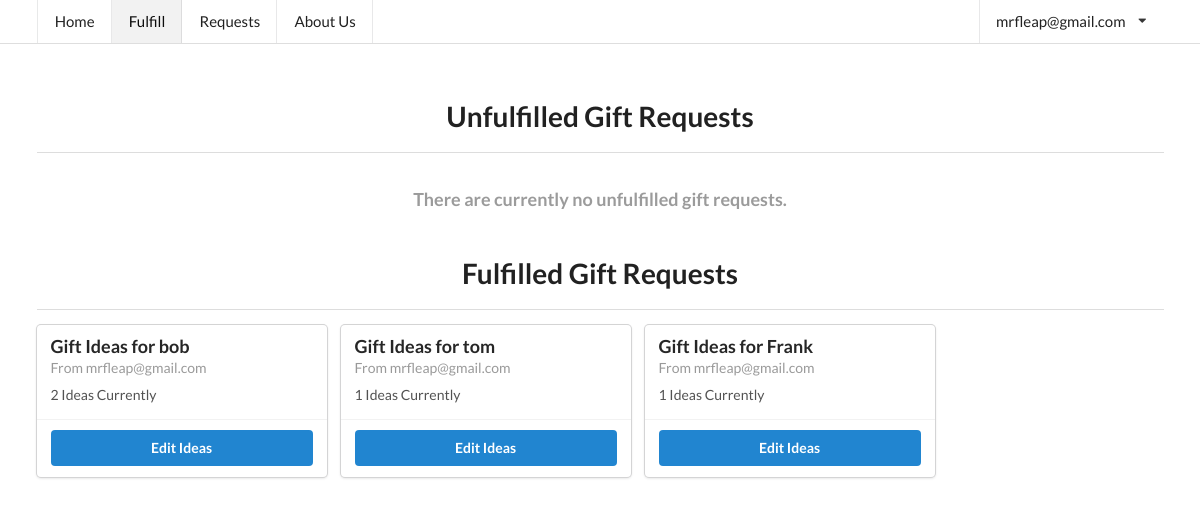
/fulfill/ (signed in), run on an earlier commit of the app's database.
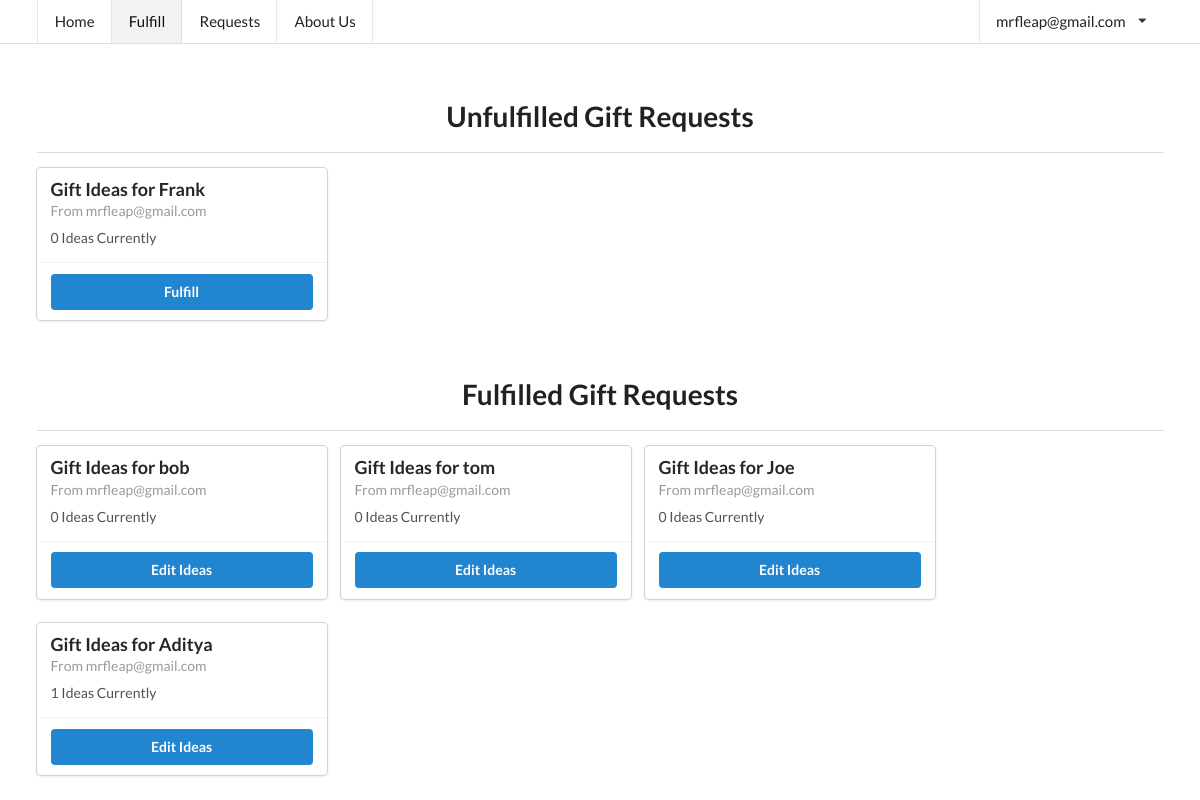
And on a later commit of the database.
### forgyftapp/models.py (models this page shows, shortened)
class Slug(OnCreate, models.Model):
	_slug = models.SlugField(max_length=7, blank=True)
	class Meta:
		abstract = True

class User(AbstractUser, Slug):
	email_confirmed = models.BooleanField(default=False)

class OnCreate:
	def onCreate(self):
		pass

class GifteeProfile(models.Model, OnCreate):
	name = models.TextField(max_length=150)
	gender = models.CharField(max_length=80, choices=gender.GENDER_CHOICES)
	age = models.IntegerField()
	relationship = models.TextField(max_length=6000)
	price_upper = models.IntegerField()
	interests = models.TextField(max_length=6000)
	existing_related_items = models.TextField(max_length=6000)
	extra_info = models.TextField(max_length=6000)
	published = models.BooleanField(default=False)
	user = models.ForeignKey(User, on_delete=models.CASCADE)

class GiftIdea(models.Model):
	idea = models.TextField()
	link = models.URLField(max_length=600)
	published = models.BooleanField(default=False)
	giftee_profile = models.ForeignKey(GifteeProfile, related_name="ideas", on_delete=models.PROTECT)

### forgyftapp/views/basic_views.py (the view)
# urls.py: url(r'^fulfill/?$', basic_views.fulfill, name='fulfill'),
@staff_member_required
def fulfill(request, profile=None):
	if profile:
		giftee_profile = get_object_or_404(GifteeProfile, pk=profile)
		if request.method == "POST":
			gift_ideas = GiftIdeaFormSet(request.POST, instance=giftee_profile)
			i = 0
			for form in gift_ideas:
				if len(form.changed_data) == 1 and form.changed_data[0] == "published":
					form.changed_data = []
				i += 1
			if gift_ideas.is_valid():
				gift_ideas.save()
				published = False
				for form in gift_ideas:
					if len(gift_ideas.forms[0].cleaned_data) > 0 and gift_ideas.forms[0].cleaned_data["published"]:
						published = True
				if published:
					giftee_profile.submit(request)
				else:
					giftee_profile.unsubmit()
		else:
			gift_ideas = GiftIdeaFormSet(instance=giftee_profile)
		published = giftee_profile.published or (hasattr(gift_ideas.forms[0], "cleaned_data") and gift_ideas.forms[0].cleaned_data["published"])
		return render(request, "fulfill.html", {"giftee_profile": giftee_profile, "gift_ideas": gift_ideas,
		                                        "page": "fulfill", "published": published})
	else:
		giftee_profiles_unpublished = GifteeProfile.objects.filter(published=False)
		giftee_profile_published = GifteeProfile.objects.filter(published=True)
		return render(request, "fulfill.html", {"giftee_profiles_unpublished": giftee_profiles_unpublished,
		                                        "page": "fulfill", "giftee_profile_published": giftee_profile_published})

### forgyftapp/templates/fulfill.html (shortened to what this page needs)
{% extends "base.html" %}
{% block content %}
	<div class="ui main container">
		{% if gift_ideas %}
			<h1 style="text-align: center; padding-bottom: 4px">Enter Gift Ideas
				for {{ giftee_profile.user.first_name }}'s Gift Request</h1>
			<div class="ui two column stackable grid">
				<div class="six wide column">
					<div class="ui text container segment" style="width: 100%">
						<h3 class="ui header">Giftee Profile</h3>
						<div class="ui dividing sub header">Gender</div>
						<p>{{ giftee_profile.gender_string }}</p>
						<div class="ui dividing sub header">Age</div>
						<p>{{ giftee_profile.age }}</p>
						<div class="ui dividing sub header">Relationship</div>
						<p>{{ giftee_profile.relationship }}</p>
						<div class="ui dividing sub header">Maximum Price</div>
						<p>{{ giftee_profile.price_upper }}</p>
						<div class="ui dividing sub header">Interests</div>
						<p>{{ giftee_profile.interests }}</p>
						{% if giftee_profile.existing_related_items %}
						<div class="ui dividing sub header">Items They Already Have</div>
						<p>{{ giftee_profile.existing_related_items }}</p>
						{% endif %}
						{% if giftee_profile.extra_info %}
						<div class="ui dividing sub header">Extra Info</div>
						<p>{{ giftee_profile.extra_info }}</p>
						{% endif %}
					</div>
				</div>
				<div class="ten wide column">
					<form action="" method="post" id="ideaForm">{% csrf_token %}
						{{ form.as_p }}
						<table class="ui table" style="margin-top: 0">
							{{ gift_ideas.management_form }}
							{% for form in gift_ideas.forms %}
								{% if forloop.first %}
									<thead>
									<tr>
										{% for field in form.visible_fields %}
											<th>{{ field.label|capfirst }}</th>
										{% endfor %}
									</tr>
									</thead>
								{% endif %}
								<tbody>
								<tr class="{% cycle row1 row2 %} formset_row">
									{% for field in form.visible_fields %}
										<td>
											{% if forloop.first %}
												{% for hidden in form.hidden_fields %}
													{{ hidden }}
												{% endfor %}
											{% endif %}
											{% if field.errors %}
												<div class="ui list">
													{% for error in field.errors %}
														<div class="item">
															<div class="ui negative message">
																<p>
																	{{ error }}
																</p>
															</div>
														</div>
													{% endfor %}
												</div>
											{% endif %}
											{% if "textarea" in field.field.widget.template_name %}
												<div class="field">
													{% if field.help_text %}
														<label style="font-weight: 100; font-size: 13px; display: inline">
															-
															{% autoescape off %}
																{{ field.help_text }}
															{% endautoescape %}
														</label>
													{% endif %}
													<textarea rows="1" name="{{ field.html_name }}"
													          id="{{ field.id_for_label }}"
													          style="width: 100%">{% if field.value %}{{ field.value }}{% endif %}</textarea>
												</div>
											{% elif field.field.widget.input_type == "checkbox" and field.label != "Delete" %}
												<div class="inline field">
													<div class="ui toggle checkbox">
														<input {% if field.value == True %}checked{% endif %}
														       type="checkbox" tabindex="0" class="hidden toggle"
														       style="display: inline"
														       name="{{ field.html_name }}"
														       id="{{ field.id_for_label }}">
														{% if field.help_text %}
															<p style="font-weight: 100; display: inline"> -
																{% autoescape off %}
																	{{ field.help_text }}{% endautoescape %}</p>
														{% endif %}
													</div>
												</div>
											{% else %}
												{% if field.label != "Delete" %}
													<div class="field">
														{% if field.help_text %}
															<label style="font-weight: 100; font-size: 13px; display: inline">
																{% autoescape off %}
																	- {{ field.help_text }}
																{% endautoescape %}
															</label>
														{% endif %}
														<div class="ui input" style="width: 100%">
															{{ field }}
														</div>
													</div>
												{% endif %}
											{% endif %}
										</td>
									{% endfor %}
								</tr>
								</tbody>
							{% endfor %}
						</table>
						<div class="ui one column stackable center aligned page grid">
							<div class="column twelve wide">
								<div class="ui buttons">
									<input class="ui positive button" type="submit" value="Save"/>
									<div class="or"></div>
									<a class="ui negative button" href="{% url 'forgyftapp:fulfill' %}">Back</a>
								</div>
							</div>
						</div>
					</form>
				</div>
			</div>
		{% else %}
			<h1 style="text-align: center; padding-bottom: 4px">Unfulfilled Gift Requests</h1>
			<div class="ui divider"></div>
			<div style="margin-left:auto;margin-right:auto;">
				<div class="ui cards">
					{% for giftee_profile in giftee_profiles_unpublished %}
						<div class="u card">
							<div class="content">
								<div class="header">
									Gift Ideas for {{ giftee_profile.name}}
								</div>
								<div class="meta">
									From {{ giftee_profile.user.email }}
								</div>
								<div class="description">
									{{ giftee_profile.ideas.get_queryset|length }} Ideas Currently
								</div>
							</div>
							<div class="extra content">
								<div class="ui two buttons">
									<a class="ui primary button"
									   href="{% url "forgyftapp:fulfill" profile=giftee_profile.pk %}">Fulfill</a>
								</div>
							</div>
						</div>
					{% empty %}
						<div class="ui disabled header" style="text-align: center; width: 100%; margin-top: 32px;">There are currently no unfulfilled gift requests.</div>
					{% endfor %}
				</div>
			</div>
			<h1 style="text-align: center; padding-bottom: 4px; padding-top: 32px">Fulfilled Gift Requests</h1>
			<div class="ui divider"></div>
			<div style="margin-left:auto;margin-right:auto;">
				<div class="ui cards">
					{% for giftee_profile in giftee_profile_published %}
						<div class="ui card">
							<div class="content">
								<div class="header">
									Gift Ideas for {{ giftee_profile.name }}
								</div>
								<div class="meta">
									From {{ giftee_profile.user.email }}
								</div>
								<div class="description">
									{{ giftee_profile.ideas.get_queryset|length }} Ideas Currently
								</div>
							</div>
							<div class="extra content">
								<div class="ui two buttons">
									<a class="ui primary button"
									   href="{% url "forgyftapp:fulfill" profile=giftee_profile.pk %}">Edit Ideas</a>
								</div>
							</div>
						</div>
					{% empty %}
						<div class="ui disabled header" style="text-align: center; width: 100%; margin-top: 32px;">There are currently no fulfilled gift requests.</div>
					{% endfor %}
				</div>
			</div>
		{% endif %}
	</div>
	<script src="{% load static %}{% static "semantic/components/checkbox.min.js" %}"></script>
	<script src="{% load static %}{% static "jquery.formset.js" %}"></script>
{% endblock %}

### forgyftapp/templates/base.html (shortened to what this page needs)
<!DOCTYPE html>
<html lang="en">
<head>
    <link rel="stylesheet" type="text/css" href="{% load static %}{% static "semantic/semantic.min.css" %}">
    <link rel="stylesheet" type="text/css" href="{% load static %}{% static "semantic/components/menu.min.css" %}">
    <link rel="stylesheet" type="text/css" href="{% load static %}{% static "semantic/components/container.min.css" %}">
    <link rel="stylesheet" type="text/css" href="{% load static %}{% static "semantic/components/header.min.css" %}">
    <link rel="stylesheet" type="text/css" href="{% load static %}{% static "semantic/components/form.min.css" %}">
    <link rel="stylesheet" type="text/css" href="{% load static %}{% static "semantic/components/grid.min.css" %}">
    <link rel="stylesheet" type="text/css" href="{% load static %}{% static "stylesheets/default.css" %}">
    <link rel="stylesheet" type="text/css" href="{% load static %}{% static "fontawesome/css/all.css" %}">
    <link rel="stylesheet" href="{% load static %}{% static "fontawesome/css/brands.css" %}">
    <link rel="stylesheet" href="{% load static %}{% static "fontawesome/css/fontawesome.css" %}">
    <script src="{% load static %}{% static "jquery-3.3.1.min.js" %}"></script>
</head>
<body class="template pushable" style="height: auto">
{% block navbar %}
    <div class="ui large top fixed menu">
        <div class="ui container">
            {% include "navbar.html" %}
        </div>
    </div>
{% endblock %}
{% block content %}
{% endblock %}
</body>
<script src="{% load static %}{% static "semantic/semantic.min.js" %}"></script>
<script src="{% load static %}{% static "semantic/components/site.min.js" %}"></script>
<script src="{% load static %}{% static "semantic/components/form.min.js" %}"></script>
</body>
</html>

### forgyftapp/templates/navbar.html (shortened to what this page needs)
<a class="{% if page == "home" %}active {% endif %}item" href="{% url "forgyftapp:index" %}">Home</a>
{% if user.is_staff %}
	<a class="{% if page == "fulfill" %}active {% endif %}item" href="{% url "forgyftapp:fulfill" %}">Fulfill</a>
{% endif %}
<a class="{% if page == "request" %}active {% endif %}item" href="{% url "forgyftapp:request" %}">Requests</a>
<a class="{% if page == "about" %}active {% endif %}item">About Us</a>
<div class="right menu">
	{% if not request.user.is_authenticated %}
		<div class="item" style="padding: 0;">
			<a class="ui button" href="{% url "forgyftapp:login" %}">Login</a>
		</div>
		<div class="item" style="padding: 0">
			<a class="ui primary button" href="{% url "forgyftapp:signup" %}">Sign up</a>
		</div>
	{% else %}
		<div class="ui simple dropdown item">
			{{ request.user.email }}
			<i class="dropdown icon"></i>
		</div>
	{% endif %}
</div>

### forgyftapp/static/stylesheets/default.css (style rules this page uses)
.ui.menu { box-shadow: none; margin-bottom: 0; -moz-font-feature-settings: "smcp" 0, "onum" 0; -ms-font-feature-settings: "smcp" 0, "onum" 0; -o-font-feature-settings: "smcp" 0, "onum" 0; -webkit-font-feature-settings: "smcp" 0, "onum" 0; font-feature-settings: "smcp" 0, "onum" 0; }
.ui.main.container { background: #ffffff; }
body.pushable { background: #ffffff !important; }

### forgyftapp/templates/base.html (style rules this page uses)
div.ui.main.container { margin-top: 7em; }

What changed in the data, as far as the page shows it:
changed GifteeProfile "Frank": moves from the list under "Fulfilled Gift Requests" to the list under "Unfulfilled Gift Requests"
computed for GifteeProfile "bob": ideas.get_queryset|length "2" → "0"
computed for GifteeProfile "tom": ideas.get_queryset|length "1" → "0"
added GifteeProfile: name "Joe", user.email "mrfleap@gmail.com", ideas.get_queryset|length "0", shown under "Fulfilled Gift Requests"
added GifteeProfile: name "Aditya", user.email "mrfleap@gmail.com", ideas.get_queryset|length "1", shown under "Fulfilled Gift Requests"
Also different on the page:
text no longer shown: "There are currently no unfulfilled gift requests."
